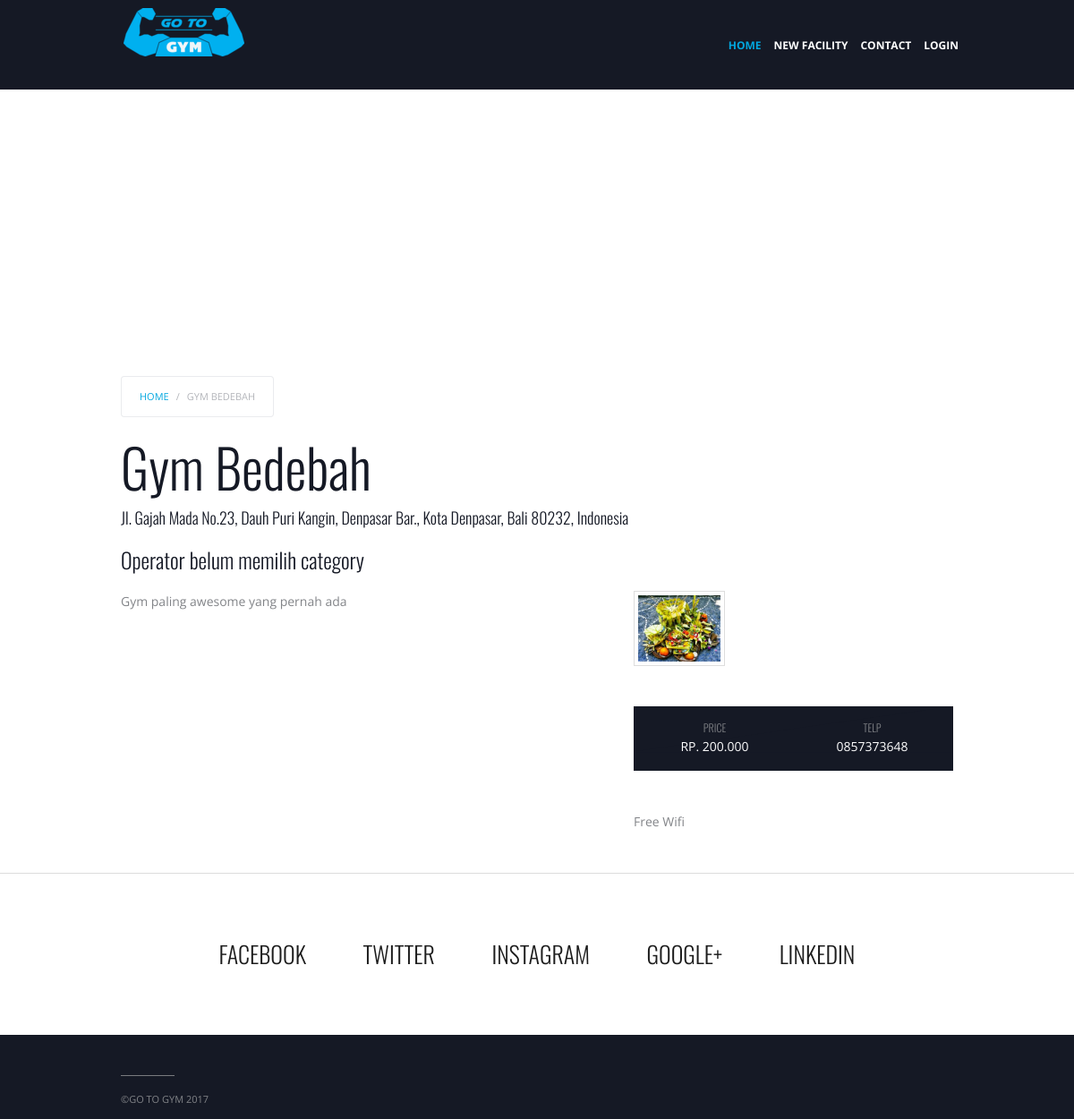
Page /home/detail/3 on the committed database.
### tables this page shows
CREATE TABLE `gym` (
  `id` int(11) NOT NULL,
  `user_id` int(11) NOT NULL,
  `fullname` varchar(100) DEFAULT NULL,
  `alamat` varchar(100) DEFAULT NULL,
  `longitude` varchar(100) DEFAULT NULL,
  `latitude` varchar(100) DEFAULT NULL,
  `telp` varchar(12) DEFAULT NULL,
  `description` text,
  `price` int(11) DEFAULT NULL,
  `status` int(1) NOT NULL
);

CREATE TABLE `images` (
  `id` int(11) NOT NULL,
  `gym_id` int(11) DEFAULT NULL,
  `file` varchar(100) DEFAULT NULL
);

CREATE TABLE `gym_facility` (
  `id` int(11) NOT NULL,
  `facility_id` int(11) DEFAULT NULL,
  `gym_id` int(11) DEFAULT NULL
);

CREATE TABLE `facility` (
  `id` int(11) NOT NULL,
  `label` varchar(100) DEFAULT NULL
);

### application/Controller/HomeController.php (called while the page is built, shortened)
<?php
class HomeController extends Controller
{
    public function detail($id)
    {
        $gym = new Gym();
        $this->view([
            'header'=>'view/_templates/home_header.php',
            'content'=>'view/home/detail.php',
            'footer'=>'view/_templates/home_footer.php',
            'page_script'=> 'view/home/script/detail_page_script.php',
            'page_css'=> 'view/home/script/detail_page_css.php',
            'plugin_script'=> 'view/home/script/detail_plugin_script.php',
            'plugin_css'=> 'view/home/script/detail_plugin_css.php'
        ],[
            'model'=>$gym->getOne($id)
        ]);
    }
}

### public/index.php (called while the page is built, shortened)
<?php
$app = new Application();

### application/Core/Model.php (called while the page is built, shortened)
<?php
class Model
{
    public $db = null;
    protected $table = null;
    private function openDatabaseConnection()
    {
        $options = array(PDO::ATTR_DEFAULT_FETCH_MODE => PDO::FETCH_OBJ, PDO::ATTR_ERRMODE => PDO::ERRMODE_WARNING);
        $this->db = new PDO(DB_TYPE . ':host=' . DB_HOST . ';dbname=' . DB_NAME . ';charset=' . DB_CHARSET, DB_USER, DB_PASS, $options);
    }
    public function getAll($data=null)
    {
        if(is_array($data) && !is_null($data)){
            $_row = '';
            $_value = [];
            foreach ($data as $row=>$value){
                $_row.= $row.' = '.' :'.$row.' AND ';
                $_value[':'.$row] = $value;
            }
            $_row = substr($_row, 0, -5);
            $sql = "SELECT * FROM $this->table WHERE $_row";
            $query = $this->db->prepare($sql);
            $parameters = $_value;
        }else{
            $sql = "SELECT * FROM $this->table";
            $query = $this->db->prepare($sql);
            $parameters=array();
        }
        $query->execute($parameters);
        return $query->fetchAll();
    }
    public function getOne($id)
    {
        if(is_array($id) && !is_null($id)){
            $_row = '';
            $_value = [];
            foreach ($id as $row=>$value){
                $_row.= $row.' = '.' :'.$row.' AND ';
                $_value[':'.$row] = $value;
            }
            $_row = substr($_row, 0, -5);
            $sql = "SELECT * FROM $this->table WHERE $_row LIMIT 1";
            $query = $this->db->prepare($sql);
            $parameters = $_value;
        }else{
            $sql = "SELECT * FROM $this->table WHERE id = :id LIMIT 1";
            $query = $this->db->prepare($sql);
            $parameters = array(':id' => $id);
        }
        $query->execute($parameters);
        return $query->fetch();
    }
}

### application/Model/GymFacility.php (called while the page is built, shortened)
<?php
class GymFacility extends Model
{
    public function manage($gym_id)
    {
        $sql = "SELECT g.*,f.label FROM gym_facility AS g JOIN facility AS f ON g.facility_id = f.id WHERE g.gym_id = ".$gym_id;
        $query = $this->db->prepare($sql);
        $parameters=array();
        $query->execute($parameters);
        return $query->fetchAll();
    }
}

### application/view/home/detail.php (the view, shortened to what this page needs)
<div id='map_canvas' style="width: 100%;height: 300px;"></div>
<div class="uk-container uk-container-center">
    <div class="tm-middle uk-grid" data-uk-grid-match="" data-uk-grid-margin="">
        <div class="tm-main uk-width-medium-1-1">
            <main class="tm-content uk-position-relative">
                <ul class="uk-breadcrumb">
                    <li><a href="<?= URL ?>">Home</a></li>
                    <li class="uk-active"><span><?= $model->fullname ?></span></li>
                </ul>
                <h1 style="margin-top: 0;margin-bottom: 0;"><?= $model->fullname ?></h1>
                <h4 style="margin-top: 10px;">
                    <?= $model->alamat ?>
                </h4>
                <article class="uk-article">
                    <h3>
                        <?php
                            $category=new \Mini\Model\GymCategory();
                            $get_c = $category->getAll(['gym_id'=>$model->id]);
                            if(count($get_c)>0):
                                $print = "";
                                foreach ($get_c as $_c){
                                    $print.= \Mini\Model\Gym::getCategory($_c->category_id).', ';
                                }
                                echo substr($print, 0, -2);
                        ?>
                        <?php else: ?>
                            Operator belum memilih category
                        <?php endif; ?>
                    </h3>
                    <div>
                        <div class="uk-grid">
                            <div class="uk-width-6-10">
                                <p><?= $model->description ?></p>
                            </div>
                            <div class="uk-width-4-10">
                                <div class="uk-grid zoom-gallery" data-uk-grid-margin="">
                                    <?php $images = new \Mini\Model\Images(); foreach ($images->getAll(['gym_id'=>$model->id]) as $img): ?>
                                    <div class="uk-width-1-3">
                                        <a href="<?= URL.'img/gym/'.$img->file ?>" data-source="<?= URL.'img/gym/'.$img->file ?>">
                                        <img class="uk-thumbnail uk-float-right uk-margin-left" src="<?= URL.'img/gym/thumb_'.$img->file ?>" alt="workout-demo-1">
                                        </a>
                                    </div>
                                    <?php endforeach; ?>
                                </div>
                                <div class="uk-panel uk-width-1-1 tm-workouts-box nohover">
                                    <div class="uk-grid">
                                        <div class="uk-width-1-2">
                                            <h6 class="tm-uppercase">PRICE</h6>
                                            <span class="tm-uppercase">Rp. <?= number_format($model->price, 0, ',', '.') ?></span>
                                        </div>
                                        <div class="uk-width-1-2">
                                            <h6 class="tm-uppercase">TELP</h6>
                                            <span class="tm-uppercase"><?= $model->telp ?></span>
                                        </div>
                                    </div>
                                </div>
                                <div class="uk-grid">
                                    <div class="uk-width-1-1">
                                        <ul class="uk-list uk-list-line">
                                            <?php $facility = new \Mini\Model\GymFacility();foreach ($facility->manage($model->id) as $fcl): ?>
                                            <li><?= $fcl->label ?></li>
                                            <?php endforeach; ?>
                                        </ul>
                                    </div>
                                </div>
                            </div>
                        </div>
                    </div>
                </article>
            </main>
        </div>
    </div>
</div>

### rows in the picture
gym: fullname "GYM BEDEBAH", fullname "Gym Bedebah", alamat "Jl. Gajah Mada No.23, Dauh Puri Kangin, Denpasar Bar., Kota Denpasar, Bali 80232, Indonesia", description "Gym paling awesome yang pernah ada", price "200.000", telp "0857373648"
images: file (picture)
gym_facility: facility.label "Free Wifi"
